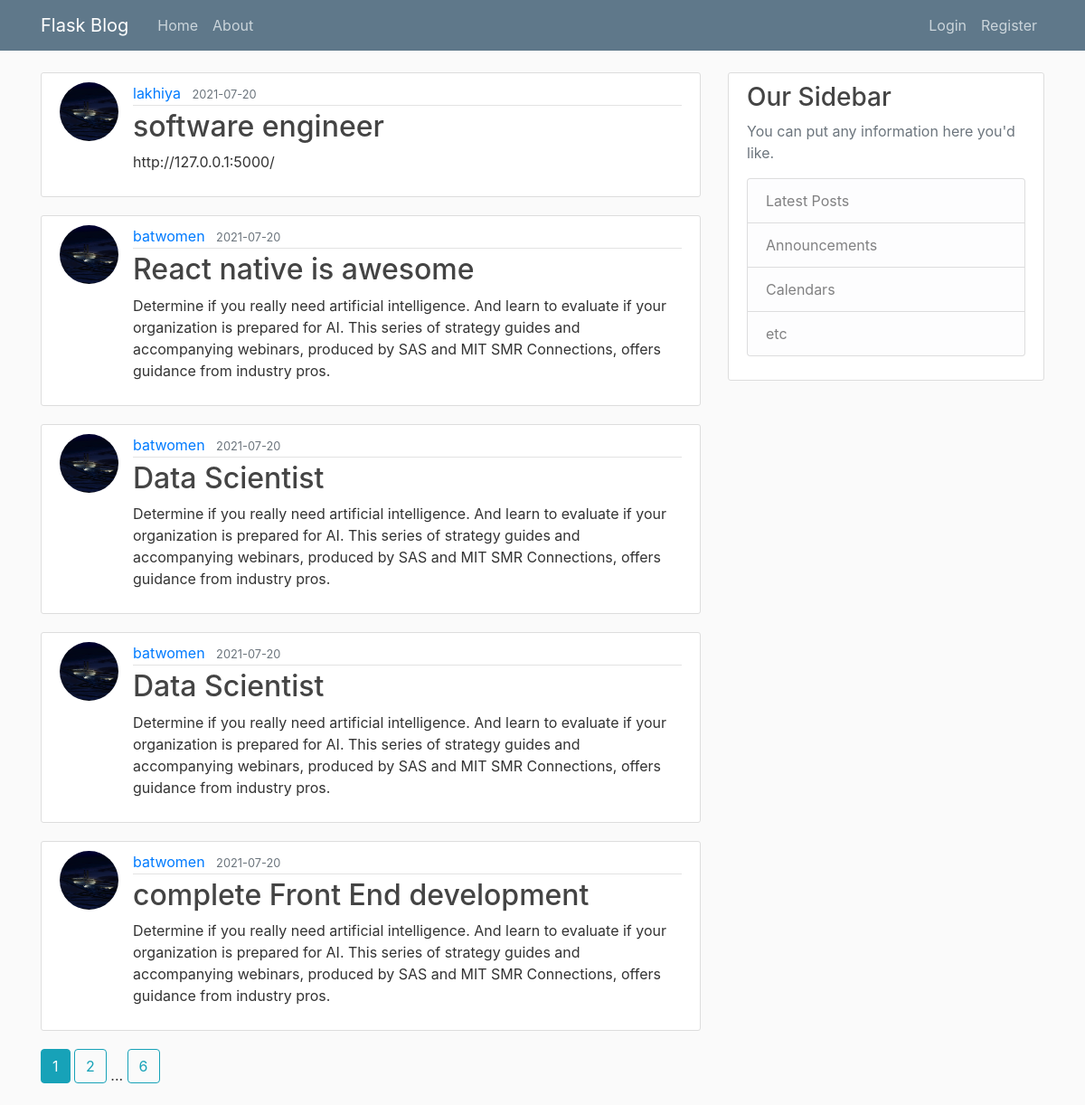
The page /home on the database its author committed.
### flaskblog/models.py (models this page shows, shortened)
class Post(db.Model):
    id = db.Column(db.Integer, primary_key=True)
    title = db.Column(db.String(100), nullable=False)
    date_posted = db.Column(db.DateTime, nullable=False, default=datetime.utcnow)
    content = db.Column(db.Text, nullable=False)
    user_id = db.Column(db.Integer, db.ForeignKey('user.id'), nullable=False)

class User(db.Model, UserMixin):
    id = db.Column(db.Integer, primary_key=True)
    username = db.Column(db.String(20), unique=True, nullable=False)
    email = db.Column(db.String(120), unique=True, nullable=False)
    image_file = db.Column(db.String(20), nullable=False, default='default.jpg')
    password = db.Column(db.String(60), nullable=False)
    posts = db.relationship('Post', backref='author', lazy=True)

### flaskblog/routes.py (the view)
@app.route("/")
@app.route("/home")
def home():
    page = request.args.get('page', 1, type=int)
    posts = Post.query.order_by(Post.date_posted.desc()).paginate(page=page, per_page=5)
    return render_template('home.html', posts=posts)

### flaskblog/templates/home.html
{% extends "layout.html" %}
{% block content %}
    {% for post in posts.items %}
        <article class="media content-section">
          <img class='rounded-circle article-img' src="{{ url_for('static', filename='profile_pics/' + post.author.image_file) }}">
          <div class="media-body">
            <div class="article-metadata">
              <a class="mr-2" href="{{ url_for('user_posts', username=post.author.username) }}">{{ post.author.username }}</a>
              <small class="text-muted">{{ post.date_posted.strftime('%Y-%m-%d') }}</small>
            </div>
            <h2><a class="article-title" href="{{ url_for('post', post_id=post.id) }}">{{ post.title }}</a></h2>
            <p class="article-content">{{ post.content }}</p>
          </div>
        </article>
    {% endfor %}
    {% for page_num in posts.iter_pages(left_edge=1, right_edge=1, left_current=1, right_current=2) %}
        {% if page_num %}
          {% if posts.page == page_num %}
            <a class="btn btn-info mb-4" href="{{ url_for('home', page=page_num) }}">{{ page_num }}</a>
          {% else %}
            <a class="btn btn-outline-info mb-4" href="{{ url_for('home', page=page_num) }}">{{ page_num }}</a>
          {% endif %}
        {% else %}
          ...
        {% endif %}
    {% endfor %}
{% endblock content %}

### flaskblog/templates/layout.html (shortened to what this page needs)
<!DOCTYPE html>
<html>
<head>
    <link rel="stylesheet" href="https://maxcdn.bootstrapcdn.com/bootstrap/4.0.0/css/bootstrap.min.css">
    <link rel="stylesheet" type="text/css" href="{{ url_for('static', filename='main.css') }}">
</head>
<body>
    <header class="site-header">
      <nav class="navbar navbar-expand-md navbar-dark bg-steel fixed-top">
        <div class="container">
          <a class="navbar-brand mr-4" href="/">Flask Blog</a>
          <div class="collapse navbar-collapse" id="navbarToggle">
            <div class="navbar-nav mr-auto">
              <a class="nav-item nav-link" href="{{ url_for('home') }}">Home</a>
              <a class="nav-item nav-link" href="{{ url_for('about') }}">About</a>
            </div>
            <div class="navbar-nav">
              {% if current_user.is_authenticated %}
                <a class="nav-item nav-link" href="{{ url_for('new_post') }}">New Post</a>
                <a class="nav-item nav-link" href="{{ url_for('account') }}">Account</a>
                <a class="nav-item nav-link" href="{{ url_for('logout') }}">Logout</a>
              {% else %}
                <a class="nav-item nav-link" href="{{ url_for('login') }}">Login</a>
                <a class="nav-item nav-link" href="{{ url_for('register') }}">Register</a>
              {% endif %}
            </div>
          </div>
        </div>
      </nav>
    </header>
    <main role="main" class="container">
      <div class="row">
        <div class="col-md-8">
          {% block content %}{% endblock %}
        </div>
        <div class="col-md-4">
          <div class="content-section">
            <h3>Our Sidebar</h3>
            <p class='text-muted'>You can put any information here you'd like.
              <ul class="list-group">
                <li class="list-group-item list-group-item-light">Latest Posts</li>
                <li class="list-group-item list-group-item-light">Announcements</li>
                <li class="list-group-item list-group-item-light">Calendars</li>
                <li class="list-group-item list-group-item-light">etc</li>
              </ul>
            </p>
          </div>
        </div>
      </div>
    </main>
</body>
</html>

### flaskblog/static/main.css (style rules this page uses)
body { background: #fafafa; color: #333333; margin-top: 5rem; }
h1, h2, h3, h4, h5, h6 { color: #444444; }
.bg-steel { background-color: #5f788a; }
.site-header .navbar-nav .nav-link { color: #cbd5db; }
.content-section { background: #ffffff; padding: 10px 20px; border: 1px solid #dddddd; border-radius: 3px; margin-bottom: 20px; }
.article-title { color: #444444; }
.article-content { white-space: pre-line; }
.article-img { height: 65px; width: 65px; margin-right: 16px; }
.article-metadata { padding-bottom: 1px; margin-bottom: 4px; border-bottom: 1px solid #e3e3e3 }

### rows shown on the page
Post: image_file (placeholder picture), author.username "lakhiya", date_posted "2021-07-20", title "software engineer", content "http://127.0.0.1:5000/"
Post: image_file (placeholder picture), author.username "batwomen", date_posted "2021-07-20", title "React native is awesome", content "Determine if you really need artificial intelligence. And learn to evaluate if your organization is prepared for AI. This series of strategy guides and accompanying webinars, produced by SAS and MIT SMR Connections, offers guidance from industry pros."
Post: image_file (placeholder picture), author.username "batwomen", date_posted "2021-07-20", title "Data Scientist", content "Determine if you really need artificial intelligence. And learn to evaluate if your organization is prepared for AI. This series of strategy guides and accompanying webinars, produced by SAS and MIT SMR Connections, offers guidance from industry pros."
Post: image_file (placeholder picture), author.username "batwomen", date_posted "2021-07-20", title "Data Scientist", content "Determine if you really need artificial intelligence. And learn to evaluate if your organization is prepared for AI. This series of strategy guides and accompanying webinars, produced by SAS and MIT SMR Connections, offers guidance from industry pros."
Post: image_file (placeholder picture), author.username "batwomen", date_posted "2021-07-20", title "complete Front End development", content "Determine if you really need artificial intelligence. And learn to evaluate if your organization is prepared for AI. This series of strategy guides and accompanying webinars, produced by SAS and MIT SMR Connections, offers guidance from industry pros."

### other values the page prints
{{ page_num }} "1"
{{ page_num }} "2" "6"
